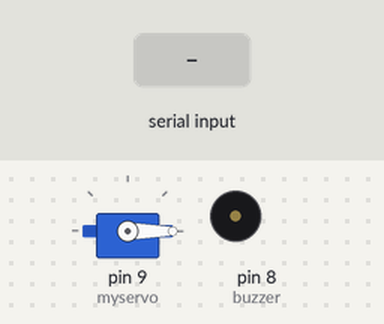
Simulated run of this sketch. Board: Arduino Uno, built with avr-gcc and run on an emulated ATmega328P. On the bench: servo, buzzer (waves = sounding). The inputs (shaded band) are chosen by the test bench.

Above: at 5.5 s.
5.6 s: "1\n" received over Serial
At 5.7 s:
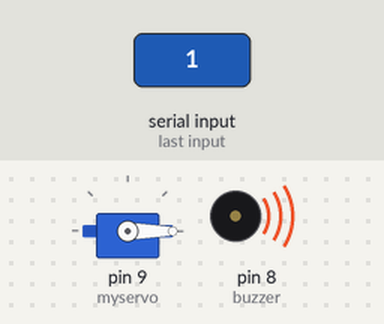
At 9.0 s:
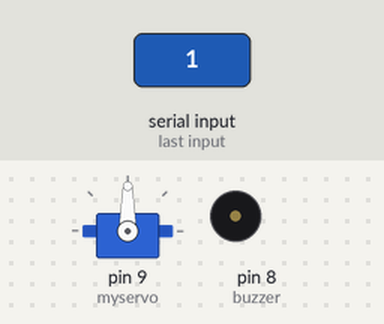
Timing chart, 0 to 11.0 s (numbered marks = the images above; inputs shaded):
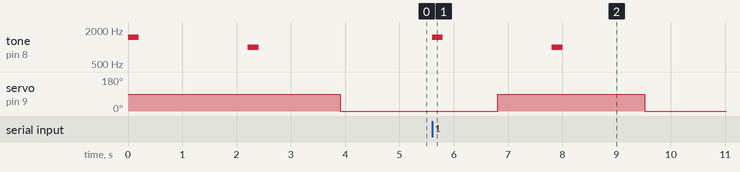

Measured:
- after the input at 5.6 s, tone on pin 8 (buzzer): silent → 1500 Hz at once, → silent 0.20 s later, → 1000 Hz 2.0 s later, → silent 0.20 s later; servo on pin 9 (myservo): 0° → 90° after 1.2 s, → 0° 2.7 s later

The sketch:

servo.ino
```cpp
#include <Servo.h>

Servo myservo;
const int buzzer = 8;
int pos = 0;

void setup() {
  Serial.begin(9600);
  pinMode(buzzer, OUTPUT);
  detect();
}

void detect(){

   myservo.attach(9);

  tone(buzzer, 1500);
  delay(200);
  noTone(buzzer);
  delay(1000);

  for (pos = 0; pos <= 90; pos += 1)
  myservo.write(pos);
  delay(1000);
  tone(buzzer, 1000);
  delay(200);
  noTone(buzzer);
  delay(1500);

  for (pos = 90; pos >= 0; pos -= 1)
  myservo.write(pos);
  delay(400);
  }

void loop() {
   if (Serial.available() > 0) {
    String data = "0";
    data = Serial.readStringUntil('\n');
    if (data == "1"){
      detect();
    }
   }
}
```
